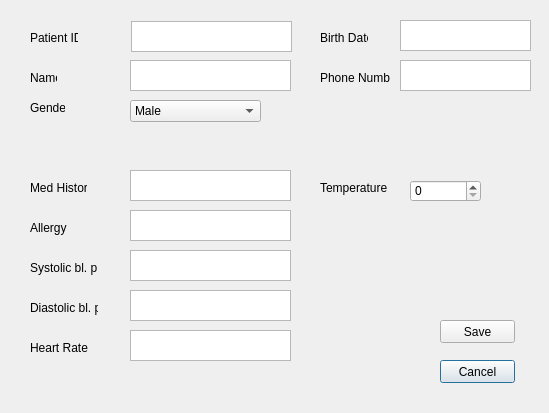
<?xml version="1.0" encoding="UTF-8"?>
<ui version="4.0">
 <class>Dialog</class>
 <widget class="QDialog" name="Dialog">
  <property name="geometry">
   <rect>
    <x>0</x>
    <y>0</y>
    <width>549</width>
    <height>413</height>
   </rect>
  </property>
  <property name="windowTitle">
   <string>Dialog</string>
  </property>
  <widget class="QPlainTextEdit" name="allergy">
   <property name="geometry">
    <rect>
     <x>130</x>
     <y>210</y>
     <width>161</width>
     <height>31</height>
    </rect>
   </property>
  </widget>
  <widget class="QPlainTextEdit" name="med_history">
   <property name="geometry">
    <rect>
     <x>130</x>
     <y>170</y>
     <width>161</width>
     <height>31</height>
    </rect>
   </property>
  </widget>
  <widget class="QPlainTextEdit" name="bith_date">
   <property name="geometry">
    <rect>
     <x>400</x>
     <y>20</y>
     <width>131</width>
     <height>31</height>
    </rect>
   </property>
  </widget>
  <widget class="QPlainTextEdit" name="phone_number">
   <property name="geometry">
    <rect>
     <x>400</x>
     <y>60</y>
     <width>131</width>
     <height>31</height>
    </rect>
   </property>
  </widget>
  <widget class="QPlainTextEdit" name="name">
   <property name="geometry">
    <rect>
     <x>130</x>
     <y>60</y>
     <width>161</width>
     <height>31</height>
    </rect>
   </property>
  </widget>
  <widget class="QPlainTextEdit" name="patient_id">
   <property name="geometry">
    <rect>
     <x>131</x>
     <y>21</y>
     <width>161</width>
     <height>31</height>
    </rect>
   </property>
  </widget>
  <widget class="QLabel" name="patientID">
   <property name="geometry">
    <rect>
     <x>30</x>
     <y>30</y>
     <width>48</width>
     <height>16</height>
    </rect>
   </property>
   <property name="text">
    <string>Patient ID</string>
   </property>
  </widget>
  <widget class="QLabel" name="nameLabel">
   <property name="geometry">
    <rect>
     <x>30</x>
     <y>70</y>
     <width>27</width>
     <height>16</height>
    </rect>
   </property>
   <property name="text">
    <string>Name</string>
   </property>
  </widget>
  <widget class="QLabel" name="genderLabel">
   <property name="geometry">
    <rect>
     <x>30</x>
     <y>100</y>
     <width>35</width>
     <height>16</height>
    </rect>
   </property>
   <property name="text">
    <string>Gender</string>
   </property>
  </widget>
  <widget class="QLabel" name="phoneNumber">
   <property name="geometry">
    <rect>
     <x>320</x>
     <y>70</y>
     <width>70</width>
     <height>16</height>
    </rect>
   </property>
   <property name="text">
    <string>Phone Number</string>
   </property>
  </widget>
  <widget class="QLabel" name="birthDate">
   <property name="geometry">
    <rect>
     <x>320</x>
     <y>30</y>
     <width>48</width>
     <height>16</height>
    </rect>
   </property>
   <property name="text">
    <string>Birth Date</string>
   </property>
  </widget>
  <widget class="QLabel" name="allergyLabel">
   <property name="geometry">
    <rect>
     <x>30</x>
     <y>220</y>
     <width>51</width>
     <height>16</height>
    </rect>
   </property>
   <property name="text">
    <string>Allergy</string>
   </property>
  </widget>
  <widget class="QLabel" name="medHistory">
   <property name="geometry">
    <rect>
     <x>30</x>
     <y>180</y>
     <width>57</width>
     <height>16</height>
    </rect>
   </property>
   <property name="text">
    <string>Med History</string>
   </property>
  </widget>
  <widget class="QLabel" name="systolicBlPr">
   <property name="geometry">
    <rect>
     <x>30</x>
     <y>260</y>
     <width>68</width>
     <height>16</height>
    </rect>
   </property>
   <property name="text">
    <string>Systolic bl. pr.</string>
   </property>
  </widget>
  <widget class="QPushButton" name="cancel">
   <property name="geometry">
    <rect>
     <x>440</x>
     <y>360</y>
     <width>75</width>
     <height>23</height>
    </rect>
   </property>
   <property name="text">
    <string>Cancel</string>
   </property>
  </widget>
  <widget class="QPushButton" name="save">
   <property name="geometry">
    <rect>
     <x>440</x>
     <y>320</y>
     <width>75</width>
     <height>23</height>
    </rect>
   </property>
   <property name="text">
    <string>Save</string>
   </property>
  </widget>
  <widget class="QComboBox" name="comboBox">
   <property name="geometry">
    <rect>
     <x>130</x>
     <y>100</y>
     <width>131</width>
     <height>22</height>
    </rect>
   </property>
   <item>
    <property name="text">
     <string>Male</string>
    </property>
   </item>
   <item>
    <property name="text">
     <string>Female</string>
    </property>
   </item>
  </widget>
  <widget class="QPlainTextEdit" name="systolic">
   <property name="geometry">
    <rect>
     <x>130</x>
     <y>250</y>
     <width>161</width>
     <height>31</height>
    </rect>
   </property>
  </widget>
  <widget class="QLabel" name="diastolicBlPr">
   <property name="geometry">
    <rect>
     <x>30</x>
     <y>300</y>
     <width>68</width>
     <height>16</height>
    </rect>
   </property>
   <property name="text">
    <string>Diastolic bl. pr.</string>
   </property>
  </widget>
  <widget class="QPlainTextEdit" name="diastolic">
   <property name="geometry">
    <rect>
     <x>130</x>
     <y>290</y>
     <width>161</width>
     <height>31</height>
    </rect>
   </property>
  </widget>
  <widget class="QPlainTextEdit" name="heart_rate">
   <property name="geometry">
    <rect>
     <x>130</x>
     <y>330</y>
     <width>161</width>
     <height>31</height>
    </rect>
   </property>
  </widget>
  <widget class="QLabel" name="heartRate">
   <property name="geometry">
    <rect>
     <x>30</x>
     <y>340</y>
     <width>68</width>
     <height>16</height>
    </rect>
   </property>
   <property name="text">
    <string>Heart Rate</string>
   </property>
  </widget>
  <widget class="QLabel" name="temperature">
   <property name="geometry">
    <rect>
     <x>320</x>
     <y>180</y>
     <width>68</width>
     <height>16</height>
    </rect>
   </property>
   <property name="text">
    <string>Temperature</string>
   </property>
  </widget>
  <widget class="QSpinBox" name="temp_spinBox">
   <property name="geometry">
    <rect>
     <x>410</x>
     <y>180</y>
     <width>71</width>
     <height>22</height>
    </rect>
   </property>
  </widget>
 </widget>
 <resources/>
 <connections/>
</ui>
